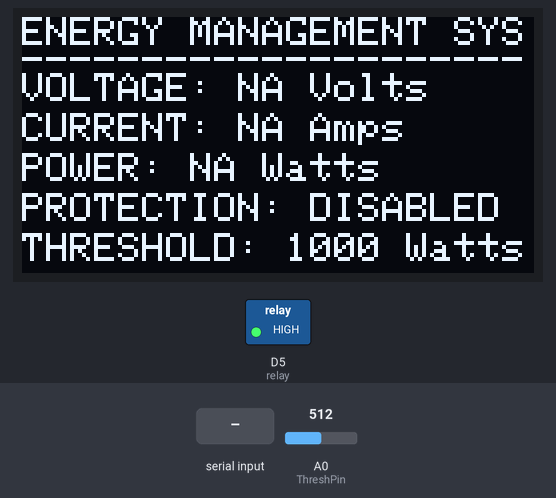
A sketch run on a simulated ESP8266 (NodeMCU). Parts: 128×64 one-colour display, switched loads named in the sketch (green lamp = pin HIGH). The test bench sets the inputs (shaded band); at power-on: A0 (ThreshPin) = 512. WiFi joins after 1.5 s; servers stay silent unless stated; uploads are accepted with an empty reply; what the sketch prints to the serial monitor is not drawn.

Above: at 8.3 s.
8.4 s: "90,45\n" received over Serial
At 15.5 s:
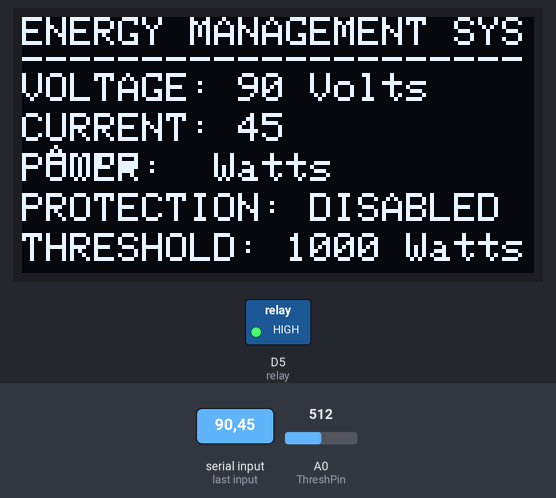
23.0 s: A0 (ThreshPin) set to 716
At 26.1 s:
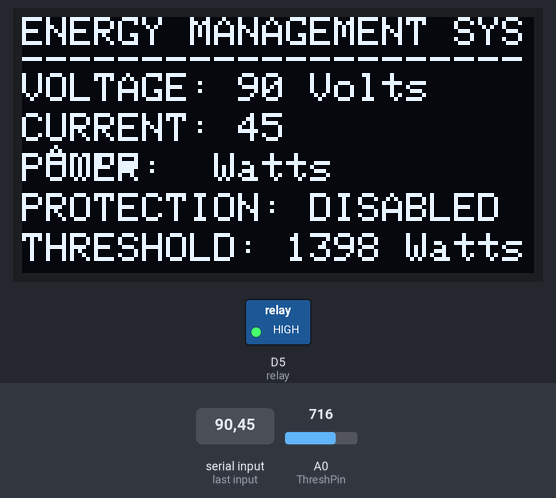
26.9 s: "30,150\n" received over Serial
At 39.2 s:
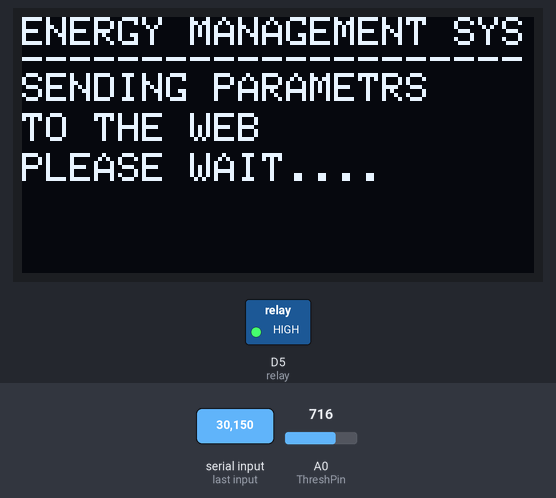
Timing chart, 0 to 40.7 s (numbered marks = the images above; inputs shaded):
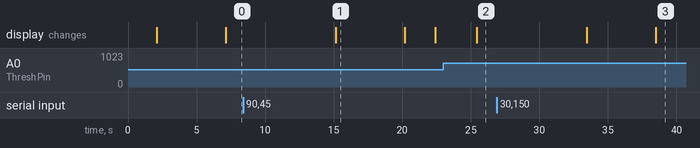

The sketch:

Arduino-ESP8266-Code.ino
```cpp
#define OLED_RESET LED_BUILTIN
#include <Adafruit_SSD1306.h>
#include<ESP8266WiFi.h>
#include <ESP8266HTTPClient.h>
Adafruit_SSD1306 oled(OLED_RESET);
const char* ssid = "ESP8266";
const char* password = "12345678";
String Voltage = "NA", Current = "NA", Power = "NA";
String data = "";
const int relay = D5;
String Load = "DISABLED";
const int ThreshPin = A0;
int Threshold = 0;
int flag = 0;
void setup() {
  Serial.begin(9600);
  pinMode(relay, OUTPUT);
  pinMode(ThreshPin, INPUT);
  digitalWrite(relay, HIGH);
  oled.begin(SSD1306_SWITCHCAPVCC, 0x3C);
  oled.clearDisplay();
  oled.fillScreen(WHITE);
  WiFi.begin(ssid, password);
  while (WiFi.status() != WL_CONNECTED)
  {
    oled.clearDisplay();
    oled.setCursor(0, 0);
    oled.setTextSize(1);
    oled.setTextColor(WHITE);
    oled.print("ENERGY MANAGEMENT SYS");
    oled.setCursor(0, 7);
    oled.print("---------------------");
    oled.setCursor(0, 14);
    oled.print("CONNECTING TO");
    oled.setCursor(0, 24);
    oled.print("WIRELESS NETWORK");
    oled.setCursor(0, 34);
    oled.print("Wi-Fi NAME: ESP8266");
    oled.setCursor(0, 44);
    oled.print("PASSWORD: 12345678");
    oled.display();
    delay(1000);
  }
  oled.clearDisplay();
  oled.setCursor(0, 0);
  oled.setTextSize(1);
  oled.setTextColor(WHITE);
  oled.print("ENERGY MANAGEMENT SYS");
  oled.setCursor(0, 7);
  oled.print("---------------------");
  oled.setCursor(0, 14);
  oled.print("CONNECTED TO");
  oled.setCursor(0, 24);
  oled.print("WIRELESS NETWORK");
  oled.setCursor(0, 34);
  oled.print("WELCOME TO MIT, PUNE");
  oled.setCursor(0, 44);
  oled.print("---------------------");
  oled.display();
  delay(5000);
}

void loop() {
  Threshold = map(analogRead(ThreshPin), 0, 1024, 0, 2000);
  Serial.println(Threshold);
  if (Serial.available() > 0)
  {
    data = Serial.readString();
    Serial.println(data);
    Voltage = getValue(data, ',', 0);
    Current = getValue(data, ',', 1);
    Power = getValue(data, ',', 2);
    int PowerInt = Power.toInt();
    Serial.println(Power);
     Serial.println(PowerInt);
     if (PowerInt >= Threshold)
    {
      digitalWrite(relay, LOW);
      delay(4000);
      Load = "ENABLED";
      flag = 1;
    }
    else
    {
      digitalWrite(relay, HIGH);
      delay(4000);
      Load = "DISABLED";
      flag = 0;
    }

    oled.clearDisplay();
    oled.setCursor(0, 0);
    oled.setTextSize(1);
    oled.setTextColor(WHITE);
    oled.print("ENERGY MANAGEMENT SYS");
    oled.setCursor(0, 7);
    oled.print("---------------------");
    oled.setCursor(0, 14);
    oled.print("VOLTAGE: " + (String)Voltage + " Volts");
    oled.setCursor(0, 24);
    oled.print("CURRENT: " + (String)Current + " Amps");
    oled.setCursor(0, 34);
    oled.print("POWER: " + (String)Power + " Watts");
    oled.setCursor(0, 44);
    oled.print("PROTECTION: ");
    oled.print(Load);
    oled.setCursor(0, 54);
    oled.print("THRESHOLD: ");
    oled.print(Threshold);
    oled.print(" Watts");
    oled.display();
    delay(5000);
    cloud();
    //Serial.flush();
  }
  else
  {
    oled.clearDisplay();
    oled.setCursor(0, 0);
    oled.setTextSize(1);
    oled.setTextColor(WHITE);
    oled.print("ENERGY MANAGEMENT SYS");
    oled.setCursor(0, 7);
    oled.print("---------------------");
    oled.setCursor(0, 14);
    oled.print("VOLTAGE: " + (String)Voltage + " Volts");
    oled.setCursor(0, 24);
    oled.print("CURRENT: " + (String)Current + " Amps");
    oled.setCursor(0, 34);
    oled.print("POWER: " + (String)Power + " Watts");
    oled.setCursor(0, 44);
    oled.print("PROTECTION: ");
    oled.print(Load);
    oled.setCursor(0, 54);
    oled.print("THRESHOLD: ");
    oled.print(Threshold);
    oled.print(" Watts");
    oled.display();
    delay(2000);
  }
  delay(1000);
}
String getValue(String data, char separator, int index)
{
  int found = 0;
  int strIndex[] = {0, -1};
  int maxIndex = data.length() - 1;

  for (int i = 0; i <= maxIndex && found <= index; i++) {
    if (data.charAt(i) == separator || i == maxIndex) {
      found++;
      strIndex[0] = strIndex[1] + 1;
      strIndex[1] = (i == maxIndex) ? i + 1 : i;
    }
  }
  return found > index ? data.substring(strIndex[0], strIndex[1]) : "";
}

void cloud()
{
  oled.clearDisplay();
  oled.setCursor(0, 0);
  oled.setTextSize(1);
  oled.setTextColor(WHITE);
  oled.print("ENERGY MANAGEMENT SYS");
  oled.setCursor(0, 7);
  oled.print("---------------------");
  oled.setCursor(0, 14);
  oled.print("SENDING PARAMETRS");
  oled.setCursor(0, 24);
  oled.print("TO THE WEB");
  oled.setCursor(0, 34);
  oled.print("PLEASE WAIT....");
  oled.display();
  delay(2000);
  HTTPClient http;
  http.begin("http://www.techvegan.in/power-mit/script.php?c=" + (String)Current + "&v=" + (String)Voltage);
  int httpCode = http.GET();
  http.end();
  oled.clearDisplay();
  oled.setCursor(0, 0);
  oled.setTextSize(1);
  oled.setTextColor(WHITE);
  oled.print("ENERGY MANAGEMENT SYS");
  oled.setCursor(0, 7);
  oled.print("---------------------");
  oled.setCursor(0, 14);
  oled.print("SENDING PARAMETRS");
  oled.setCursor(0, 24);
  oled.print("TO THE WEB");
  oled.setCursor(0, 34);
  oled.print("DATA SENT....");
  oled.display();
  delay(2000);
}
```

Measured:
- after the input at 8.4 s, the display: changes after 6.8 s (image 1)
- after the input at 23.0 s, the display: changes after 2.4 s (image 2)
- after the input at 26.9 s, the display: first changes after 6.6 s (image 3 shows a later state)
- what the display in image 1 shows lasts 5.0 s, from 15.2 s to 20.2 s
